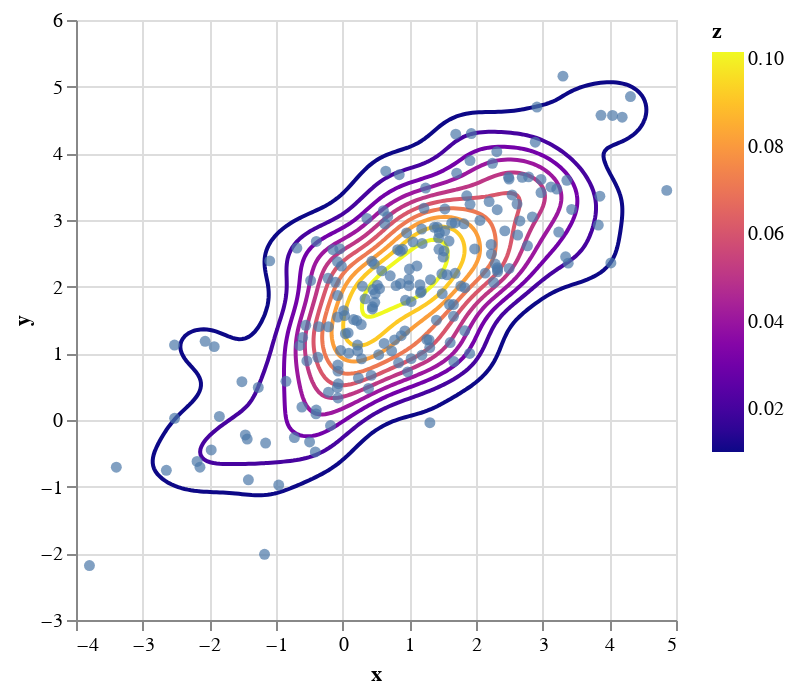

Here is the notebook cell this chart was saved with:
### Code cell
@vlplot(x={type="quantitative"},y={type="quantitative"}) + p + s
# @vlplot(x={type="quantitative"},y={type="quantitative"}) + scatterplot(samples) + contourplot(samples)

### Figure 1 — Vega-Lite specification as saved in the notebook (floating-point values rounded to 4 significant figures; data arrays with more than 128 entries replaced by an {"elided": "..."} marker saying what was removed)
{"encoding": {"x": {"type": "quantitative"}, "y": {"type": "quantitative"}}, "layer": [{"data": {"values": {"elided": "3162 records"}}, "encoding": {"color": {"field": "z", "scale": {"scheme": "plasma"}, "type": "quantitative"}, "detail": {"field": "group", "type": "quantitative"}, "order": {"field": "row", "type": "quantitative"}, "x": {"field": "x", "type": "quantitative"}, "y": {"field": "y", "type": "quantitative"}}, "mark": "line"}, {"data": {"values": {"elided": "200 records"}}, "encoding": {"x": {"field": "x"}, "y": {"field": "y"}}, "mark": "circle"}]}
